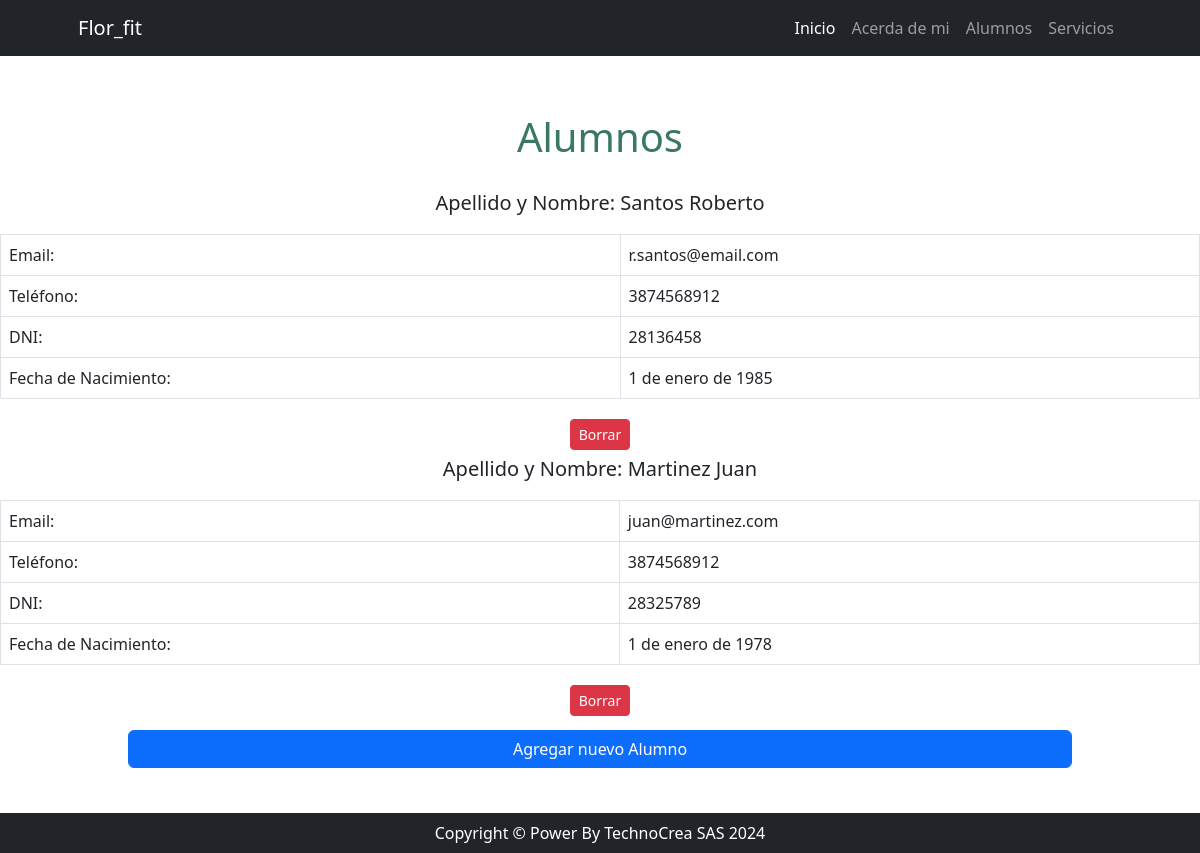
Page /usuario/alumnos/list on the earlier database version.
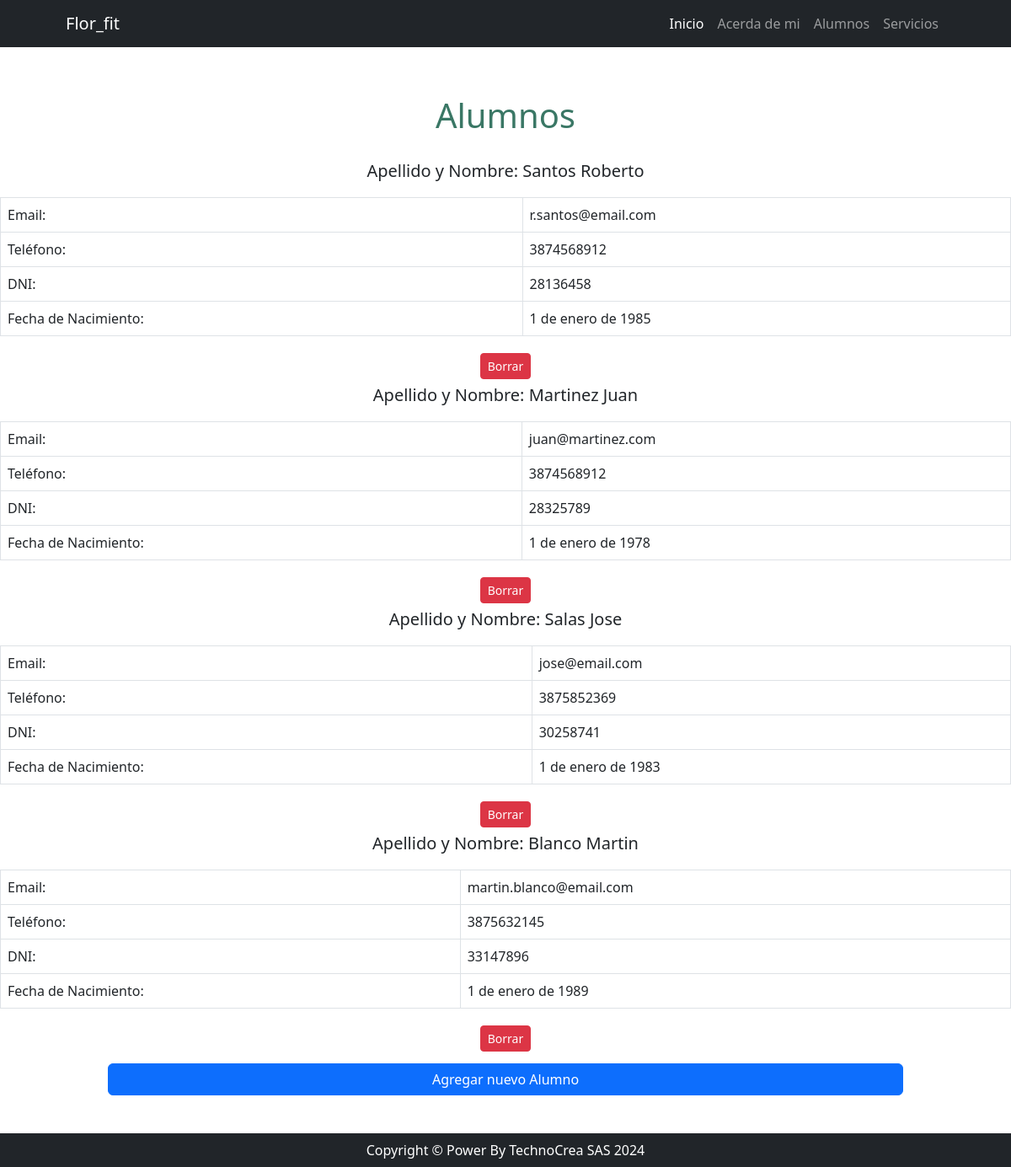
Same page on the later database version.
### usuario/models.py (models this page shows, shortened)
class Alumno(models.Model):
    dni = models.IntegerField()
    apellido = models.CharField(max_length=100)
    nombre = models.CharField(max_length=100)
    email = models.EmailField(unique=True)
    telefono = models.CharField(max_length=20, blank=True)
    fecha_nacimiento = models.DateField(null=True, blank=True)
    class Meta:
        verbose_name = 'Alumno'
        verbose_name_plural = 'Alumnos'

### usuario/views.py (the view)
# urls.py: path('alumnos/list', views.alumnos_list, name='alumnos_list'),
def alumnos_list(request):
    busqueda = request.GET.get("busqueda", None)
    if busqueda:
        print(busqueda)
        consulta = Alumno.objects.filter(nombre__icontains=busqueda)
    else:
        consulta = Alumno.objects.all()
    contexto = {"alumnos": consulta}
    return render(request, "usuario/consulta_alumnos.html", contexto)

### usuario/templates/usuario/consulta_alumnos.html (shortened to what this page needs)
{% extends 'core/base.html' %}
{% block content %}
    <header>
        <h1 class="text-center" style="padding-top: 1.5cm; padding-bottom: 0.5cm; color: #3a7765;">Alumnos</h1>
    </header>
    <ul class="list-unstyled">
        <ul class="list-unstyled">
            {% for alumno in alumnos %}
            <li>
                <p class="font-weight-bold text-center" style="font-size: 1.25rem;">Apellido y Nombre: {{ alumno.apellido }} {{ alumno.nombre }}</p>
                <div class="table-responsive">
                    <table class="table table-bordered">
                        <tbody>
                            <tr>
                                <td class="font-weight-bold">Email:</td>
                                <td>{{ alumno.email }}</td>
                            </tr>
                            <tr>
                                <td class="font-weight-bold">Teléfono:</td>
                                <td>{{ alumno.telefono }}</td>
                            </tr>
                            <tr>
                                <td class="font-weight-bold">DNI:</td>
                                <td>{{ alumno.dni }}</td>
                            </tr>
                            <tr>
                                <td class="font-weight-bold">Fecha de Nacimiento:</td>
                                <td>{{ alumno.fecha_nacimiento }}</td>
                            </tr>
                        </tbody>
                    </table>
                </div>
                <div class="text-center">
                    <a href="" class="btn btn-danger btn-sm m-1">Borrar</a>
                </div>
            </li>
            {% endfor %}
        </ul>
        <div style="text-align: center; padding: 10px; margin-bottom: 75px;">
            <a href="{% url 'usuario:alumnos_create' %}" class="btn btn-primary" style="width: 80%; color: white;">Agregar nuevo Alumno</a>
        </div>
{% endblock content %}

### core/templates/core/base.html (shortened to what this page needs)
{% load static %}
<!DOCTYPE html>
<html lang="en">
    <head>
        <link href="https://cdn.jsdelivr.net/npm/bootstrap-icons@1.4.1/font/bootstrap-icons.css" rel="stylesheet" />
        <link href="{% static 'core/css/styles.css' %}" rel="stylesheet" />
    </head>
    <body>
        {% include 'core/components/navbar.html' %}
        {% block content %}
        {% endblock content %}
        {% include 'core/components/footer.html' %}
    </body>
</html>

### core/templates/core/components/navbar.html (shortened to what this page needs)
<nav class="navbar navbar-expand-lg navbar-dark bg-dark">
    <div class="container px-5">
        <a class="navbar-brand" href="#!">Flor_fit</a>
        <div class="collapse navbar-collapse" id="navbarSupportedContent">
            <ul class="navbar-nav ms-auto mb-2 mb-lg-0">
                <li class="nav-item"><a class="nav-link active" aria-current="page" href="{% url 'core:index' %}">Inicio</a></li>
                <li class="nav-item"><a class="nav-link" href="#!">Acerda de mi</a></li>
                <li class="nav-item"><a class="nav-link" href="{% url 'usuario:index' %}">Alumnos</a></li>
                <li class="nav-item"><a class="nav-link" href="#!">Servicios</a></li>
            </ul>
        </div>
    </div>
</nav>

### core/templates/core/components/footer.html
<footer class="py-2 bg-dark fixed-bottom ">
    <div class="container px-5">
        <p class="m-0 text-center text-white">Copyright &copy; Power By TechnoCrea SAS 2024</p>
    </div>
</footer>

Differences in the rows shown:
added Alumno: apellido "Salas", nombre "Jose", email "jose@email.com", telefono "3875852369", dni "30258741", fecha_nacimiento "1 de enero de 1983"
added Alumno: apellido "Blanco", nombre "Martin", email "martin.blanco@email.com", telefono "3875632145", dni "33147896", fecha_nacimiento "1 de enero de 1989"
